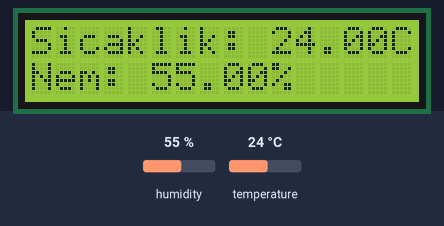
This sketch was run on a simulated Arduino Uno, built with avr-gcc and run on an emulated ATmega328P. On the bench: 16×2 character LCD. The inputs (shaded band) are chosen by the test bench; at power-on: humidity 55 %, temperature 24 °C.

Above: at 1.2 s.
1.3 s: humidity set to 22 %
At 3.4 s:
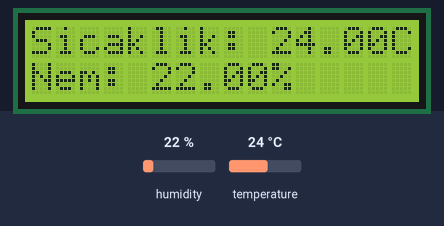
4.0 s: temperature set to 12 °C
At 5.6 s:
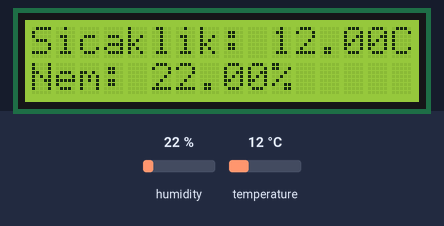
6.7 s: humidity set to 40 %
At 8.7 s:
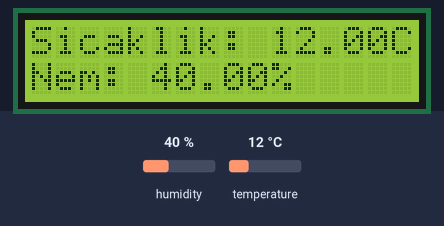
9.8 s: temperature set to 19 °C
At 10.9 s:
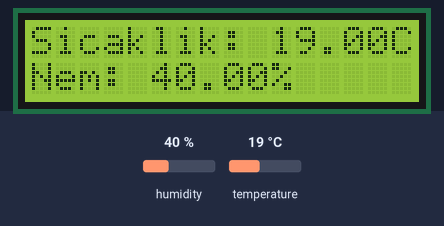
Timing chart, 0 to 12.8 s (numbered marks = the images above; inputs shaded):
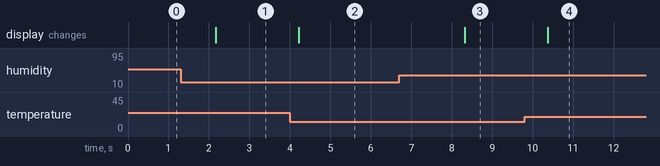

The sketch:

nem_lcd.ino
```cpp
#include <DHT.h>
#include <LiquidCrystal_I2C.h>
#include <Wire.h>

#define DHTPIN 2
#define DHTTYPE DHT11

DHT dht(DHTPIN, DHTTYPE);
LiquidCrystal_I2C lcd(0x27, 16, 2);

void setup() {
  dht.begin();
  lcd.init();
  lcd.backlight();
}

void loop() {
  float nem = dht.readHumidity();
  float sicaklik = dht.readTemperature();

  lcd.setCursor(0, 0);
  lcd.print("Sicaklik: ");
  lcd.print(sicaklik);
  lcd.print("C");

  lcd.setCursor(0, 1);
  lcd.print("Nem: ");
  lcd.print(nem);
  lcd.print("%");

  delay(2000);
}
```

Measured:
- after the input at 1.3 s, the display: changes after 0.87 s (image 1)
- after the input at 4.0 s, the display: changes after 0.22 s (image 2)
- after the input at 6.7 s, the display: changes after 1.6 s (image 3)
- after the input at 9.8 s, the display: changes after 0.57 s (image 4)
